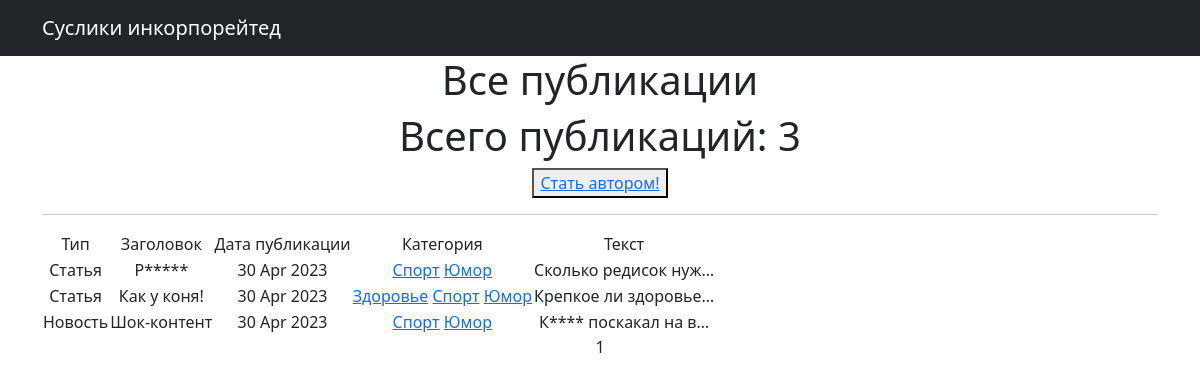
The app's page /, older data.
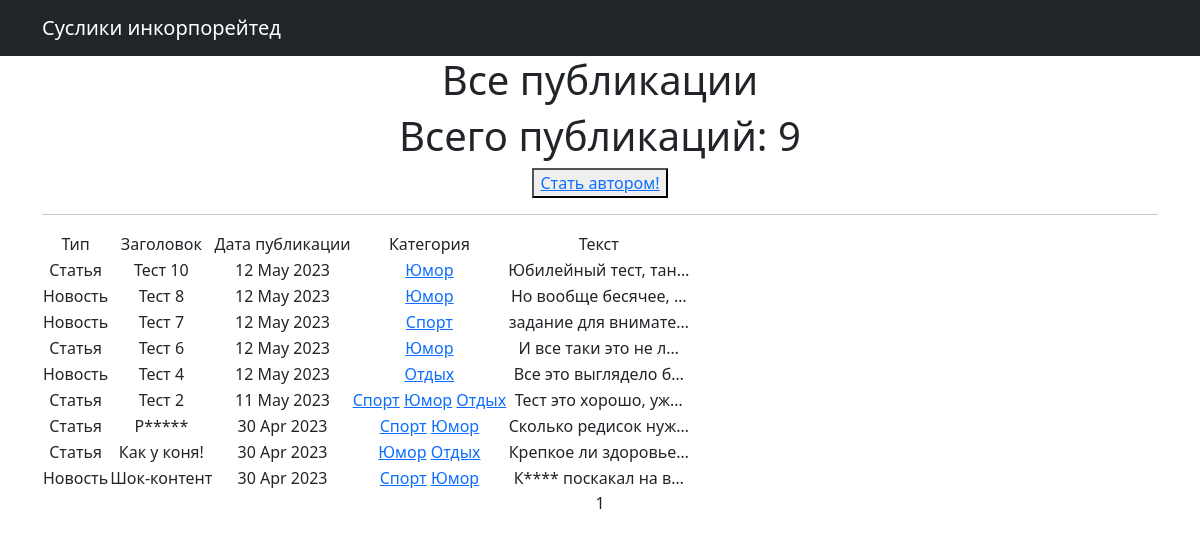
The same page, newer data.
### news/models.py (models this page shows, shortened)
class Post(models.Model):
    objects = None
    author = models.ForeignKey(Author, on_delete=models.CASCADE)
    type = models.CharField(max_length=2, choices=TYPE, default='02')
    time_in = models.DateTimeField(auto_now_add=True)
    category = models.ManyToManyField(Category, through="PostCategory")
    head_name = models.CharField(max_length=250, unique=True)
    article_text = models.TextField()
    rate = models.IntegerField(default=0)

class Category(models.Model):
    objects = None
    name_category = models.CharField(max_length=250, unique=True)
    subscribers = models.ManyToManyField(User, blank=True, null=True, related_name="categories")

### news/views.py (the view)
# urls.py: path('', NewsList.as_view(),name='news_list'),
class NewsList(ListView):
    model = Post
    ordering = '-time_in'
    template_name = 'news.html'
    context_object_name = 'news'
    paginate_by = 10  # вот так мы можем указать количество записей на странице то есть на сколько делить
    def get_context_data(self, **kwargs):
        context = super().get_context_data(**kwargs)
        context['is_not_authors'] = not self.request.user.groups.filter(name='authors').exists()
        return context

### news/templatetags/custom_filters.py (called while the page is built)
@register.filter()
def censor(word):
   if isinstance(word, str):
      for i in word.split():
         if i.capitalize() in cens:
               word = word.replace(i, i[0] + '*' * len(i))
   else:
      raise ValueError(
         'custom_filters -> censor -> A string is expected, but a different data type has been entered')
   return word

### news/templatetags/custom_tags.py (called while the page is built)
@register.simple_tag()
def current_time(format_string='%b %d %Y'):
   return datetime.utcnow().strftime(format_string)

### templates/news.html (shortened to what this page needs)
{% extends 'flatpages/default.html' %}
{% load custom_filters %}
{% load custom_tags %}
{% block content %}
   <h1>Все публикации</h1>
   <h1>Всего публикаций: {{news|length}}</h1>
   {% if is_not_authors %}
   <button> <a href="http://127.0.0.1:8000/sign/upgrade/"> Cтать автором!</a> </button>
   {% endif %}
   <hr>
   {% if news %}
       <table>
           <tr>
               <td>Тип</td>
               <td>Заголовок</td>
               <td>Дата публикации</td>
               <td>Категория</td>
               <td>Текст</td>
           </tr>
           {% for post in news %}
           <tr>
               <td>{{ post.get_type_display }}</td>
               <td>{{ post.head_name|censor }}</td>
               <td>{{ post.time_in|date:'d M Y' }}</td>
               <td>{% for category in post.category.all %}
                   <a href="{% url 'category_list' category.id %}">{{category.name_category}}</a>
               {% endfor %}</td>
               <td>{{ post.article_text|censor| truncatechars:20}}</td>
           </tr>
           {% endfor %}
       </table>
   {% else %}
       <h2>Новостей нет!</h2>
   {% endif %}
   {{ page_obj.number }}
{% endblock content %}

Row changes from the older to the newer data that the page shows:
added Post: type "Статья", head_name|censor "Тест 10", time_in "12 May 2023", article_text|censor "Юбилейный тест, тан…", Category (name_category "Юмор")
added Post: type "Новость", head_name|censor "Тест 8", time_in "12 May 2023", article_text|censor "Но вообще бесячее, …", Category (name_category "Юмор")
added Post: type "Новость", head_name|censor "Тест 7", time_in "12 May 2023", article_text|censor "задание для внимате…", Category (name_category "Спорт")
added Post: type "Статья", head_name|censor "Тест 6", time_in "12 May 2023", article_text|censor "И все таки это не л…", Category (name_category "Юмор")
added Post: type "Новость", head_name|censor "Тест 4", time_in "12 May 2023", article_text|censor "Все это выглядело б…"
now on this page (row unchanged): Category: name_category "Отдых"
added Post: type "Статья", head_name|censor "Тест 2", time_in "11 May 2023", article_text|censor "Тест это хорошо, уж…", Category (name_category "Спорт"), Category (name_category "Юмор")
changed Post "Как у коня!": loses Category (name_category "Здоровье"); loses Category (name_category "Спорт")
Text that changed along with them:
{{ news|length }}: "3" → "9"
